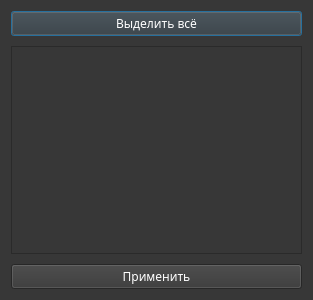
<?xml version="1.0" encoding="UTF-8"?>
<ui version="4.0">
 <class>Dialog</class>
 <widget class="QDialog" name="Dialog">
  <property name="geometry">
   <rect>
    <x>0</x>
    <y>0</y>
    <width>313</width>
    <height>300</height>
   </rect>
  </property>
  <property name="windowTitle">
   <string>Фильтр счетов</string>
  </property>
  <property name="windowIcon">
   <iconset>
    <normaloff>../../icon.png</normaloff>../../icon.png</iconset>
  </property>
  <property name="styleSheet">
   <string notr="true">background-color: rgb(55, 55, 55);
color: rgb(255, 255, 255);</string>
  </property>
  <layout class="QVBoxLayout" name="verticalLayout">
   <property name="spacing">
    <number>10</number>
   </property>
   <item>
    <widget class="QPushButton" name="select_all_btn">
     <property name="font">
      <font>
       <family>Gotham Pro Medium</family>
      </font>
     </property>
     <property name="text">
      <string>Выделить всё</string>
     </property>
    </widget>
   </item>
   <item>
    <widget class="QListWidget" name="accounts_list">
     <property name="font">
      <font>
       <family>Gotham Pro Medium</family>
       <pointsize>9</pointsize>
      </font>
     </property>
    </widget>
   </item>
   <item>
    <widget class="QPushButton" name="choose_accounts_btn">
     <property name="font">
      <font>
       <family>Gotham Pro Medium</family>
      </font>
     </property>
     <property name="text">
      <string>Применить</string>
     </property>
    </widget>
   </item>
  </layout>
 </widget>
 <resources/>
 <connections/>
</ui>
